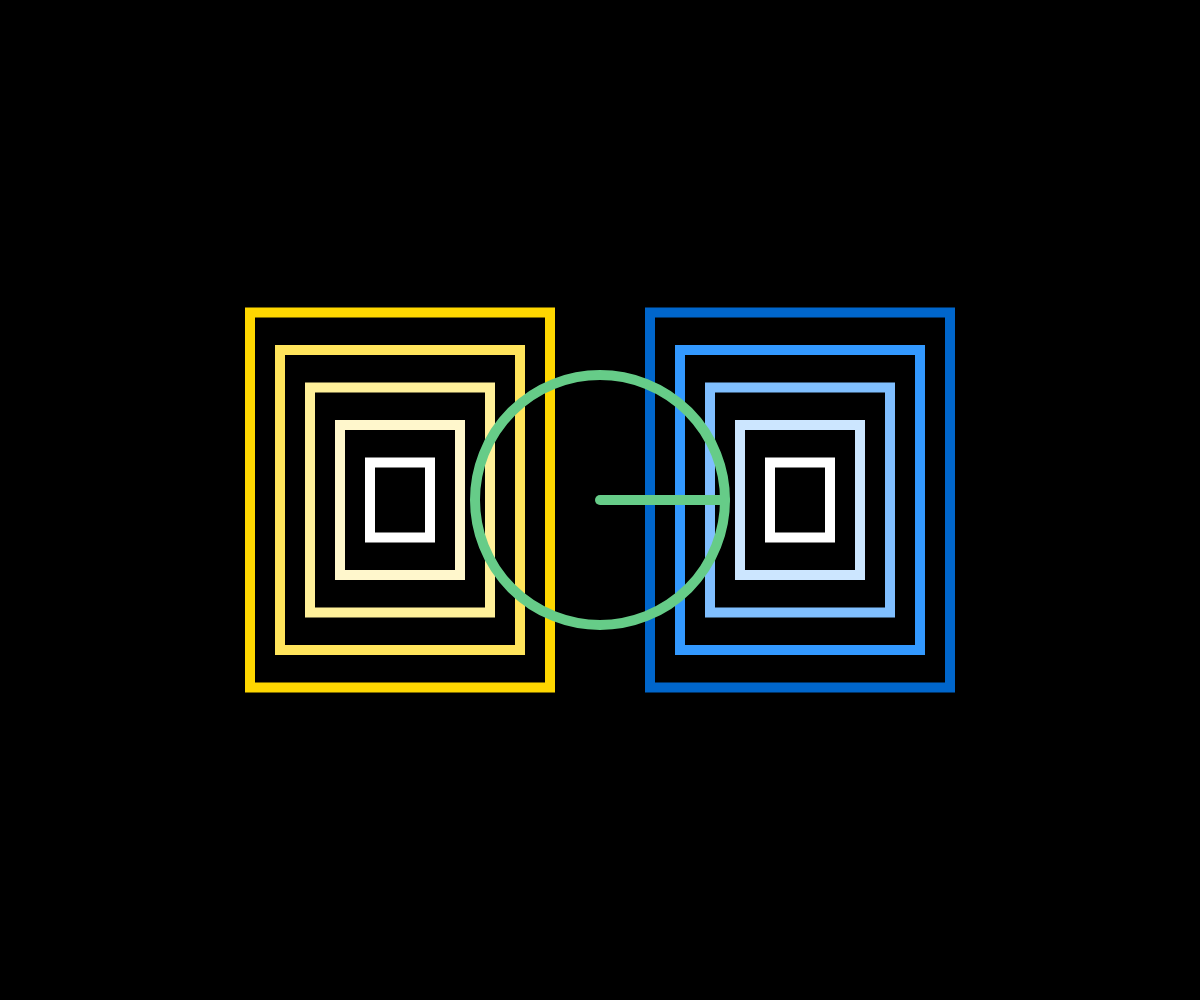
Frame 1 (no input)
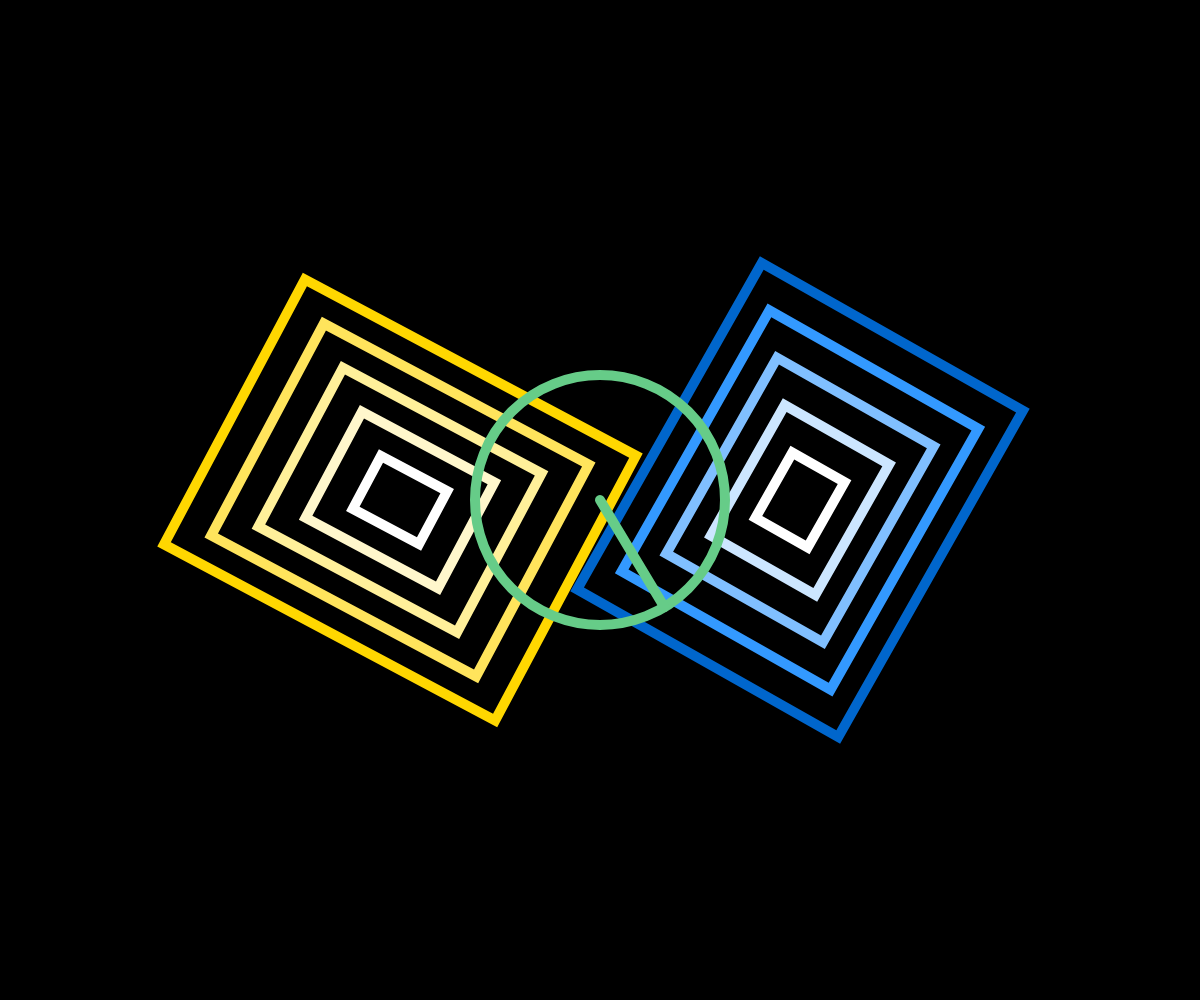
Frame 60 (no input)
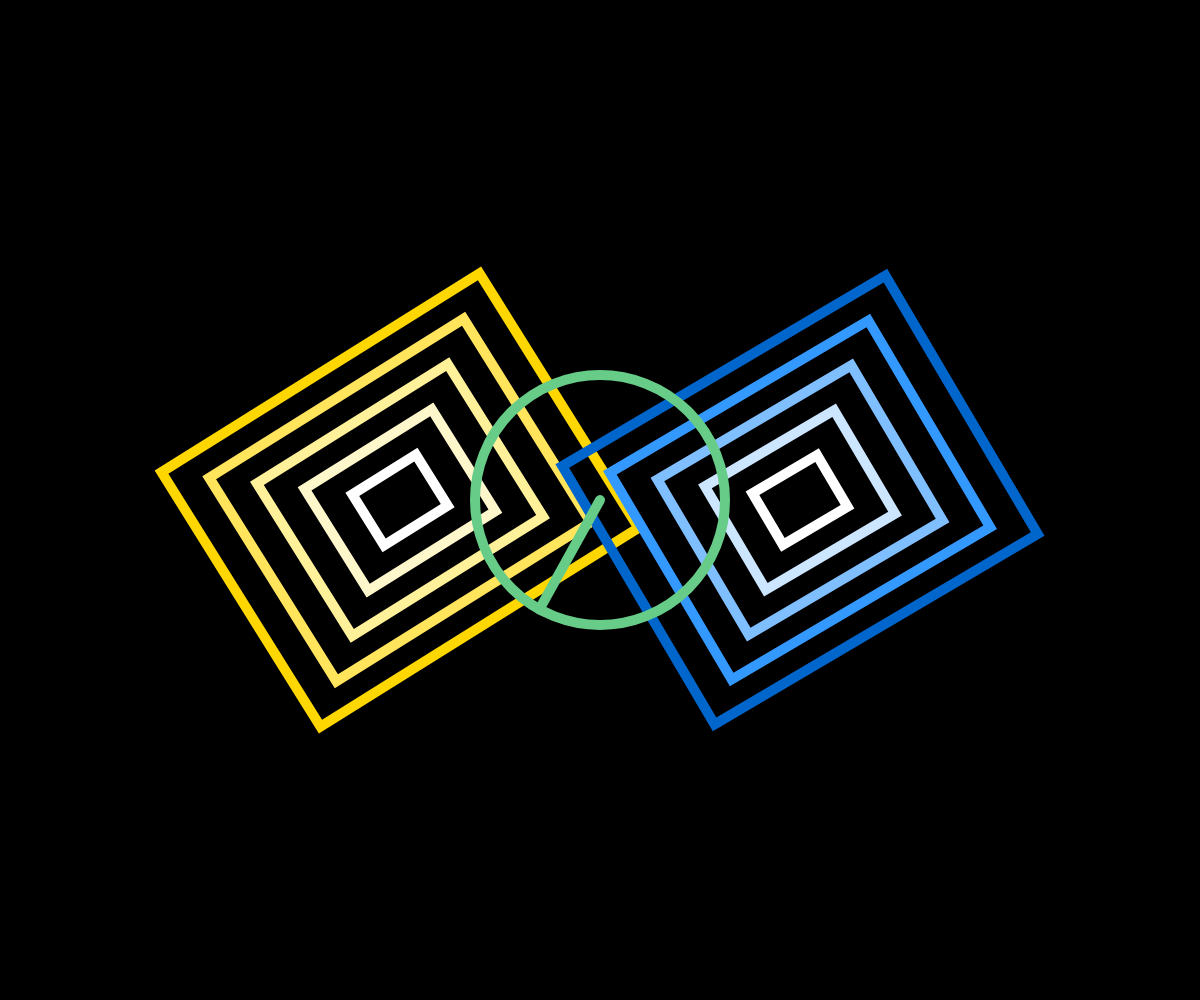
Frame 120 (the mouse pressed at the canvas centre since frame 60)

The p5.js sketch that drew these frames (run headless with seeded random() and noise() and a simulated clock; from frame 60 on, the mouse is pressed at the canvas centre):

// p5.js sketch
// ── sketch.js
let yellowPal = ['#FFD700','#FFE45C','#FFF09A','#FFF7CC','#FFFFFF'];
let bluePal = ['#0066CC','#3399FF','#80BFFF','#CCE6FF','#FFFFFF'];

let unitW, unitH;

// rotation variables
let angle1, angle2, angle3;
let rotSpeed1, rotSpeed2, rotSpeed3;

function setup() {
  createCanvas(windowWidth, windowHeight);
  angleMode(DEGREES);

  angle1 = 0;
  angle2 = 0;
  angle3 = 0;

  rotSpeed1 = 2;

  rotSpeed2 = 0.5;

  rotSpeed3 = 1;

  unitW = width/8;
  unitH = height/8;
}

function draw() {
  background(0);

  noFill();
  strokeWeight(10);

//square1
  push();
  translate(width/3, height/2);
  rectMode(CENTER);
  rotate(angle1);

  let sqW1 = unitW*2;
  let sqH1 = unitH*3;

  let numShapes1 = yellowPal.length;
  let spacing1 = 1/numShapes1;

  let sqWSpacing1 = sqW1*spacing1;
  let sqHSpacing1 = sqH1*spacing1;

  for (let i = 0; i < numShapes1; i++) {
    stroke(yellowPal[i]);
    rect(0,0,sqW1,sqH1);

    sqW1 -= sqWSpacing1;
    sqH1 -= sqHSpacing1;
  }

  pop();


  // square2
  push();
  translate((width/3)*2, height/2);
  rectMode(CENTER);
  rotate(angle2);

  let sqW2 = unitW*2;
  let sqH2 = unitH*3;

  let numShapes2 = bluePal.length;
  let spacing2 = 1/numShapes2;

  let sqWSpacing2 = sqW2*spacing2;
  let sqHSpacing2 = sqH2*spacing2;

  for (let i = 0; i < numShapes2; i++) {
    stroke(bluePal[i]);
    rect(0,0,sqW2,sqH2);

    sqW2 -= sqWSpacing2;
    sqH2 -= sqHSpacing2;
  }

  pop();

//circle
  push();
  translate(width/2, height/2);

  let circSize = unitH*2;

  stroke('#66CC88');
  circle(0,0,circSize);

  rotate(angle3);
  line(0,0,circSize/2,0);

  pop();


  angle1 += rotSpeed1;
  angle2 += rotSpeed2;
  angle3 += rotSpeed3;
}
